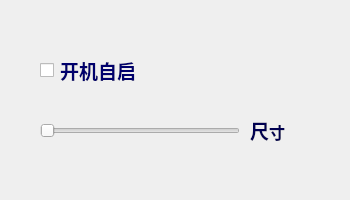
<?xml version="1.0" encoding="UTF-8"?>
<ui version="4.0">
 <class>SetWin</class>
 <widget class="QWidget" name="SetWin">
  <property name="geometry">
   <rect>
    <x>0</x>
    <y>0</y>
    <width>350</width>
    <height>200</height>
   </rect>
  </property>
  <property name="windowTitle">
   <string>设置窗口大小</string>
  </property>
  <widget class="QSlider" name="sizeSlider">
   <property name="geometry">
    <rect>
     <x>40</x>
     <y>120</y>
     <width>200</width>
     <height>21</height>
    </rect>
   </property>
   <property name="cursor">
    <cursorShape>CrossCursor</cursorShape>
   </property>
   <property name="minimum">
    <number>60</number>
   </property>
   <property name="maximum">
    <number>256</number>
   </property>
   <property name="singleStep">
    <number>20</number>
   </property>
   <property name="pageStep">
    <number>20</number>
   </property>
   <property name="tracking">
    <bool>true</bool>
   </property>
   <property name="orientation">
    <enum>Qt::Horizontal</enum>
   </property>
  </widget>
  <widget class="QLabel" name="sizeLabel">
   <property name="geometry">
    <rect>
     <x>250</x>
     <y>110</y>
     <width>81</width>
     <height>41</height>
    </rect>
   </property>
   <property name="text">
    <string>&lt;!DOCTYPE HTML PUBLIC &quot;-//W3C//DTD HTML 4.0//EN&quot; &quot;http://www.w3.org/TR/REC-html40/strict.dtd&quot;&gt;
&lt;html&gt;&lt;head&gt;&lt;meta name=&quot;qrichtext&quot; content=&quot;1&quot; /&gt;&lt;style type=&quot;text/css&quot;&gt;
p, li { white-space: pre-wrap; }
&lt;/style&gt;&lt;/head&gt;&lt;body style=&quot; font-family:'SimSun'; font-size:9pt; font-weight:400; font-style:normal;&quot;&gt;
&lt;p style=&quot; margin-top:12px; margin-bottom:12px; margin-left:0px; margin-right:0px; -qt-block-indent:0; text-indent:0px;&quot;&gt;&lt;span style=&quot; font-size:14pt; font-weight:600; color:#000051;&quot;&gt;尺&lt;/span&gt;&lt;span style=&quot; font-size:12pt; font-weight:600; color:#000051;&quot;&gt;寸&lt;/span&gt;&lt;/p&gt;&lt;/body&gt;&lt;/html&gt;</string>
   </property>
  </widget>
  <widget class="QLabel" name="openLabel">
   <property name="geometry">
    <rect>
     <x>60</x>
     <y>40</y>
     <width>221</width>
     <height>61</height>
    </rect>
   </property>
   <property name="text">
    <string>&lt;!DOCTYPE HTML PUBLIC &quot;-//W3C//DTD HTML 4.0//EN&quot; &quot;http://www.w3.org/TR/REC-html40/strict.dtd&quot;&gt;
&lt;html&gt;&lt;head&gt;&lt;meta name=&quot;qrichtext&quot; content=&quot;1&quot; /&gt;&lt;style type=&quot;text/css&quot;&gt;
p, li { white-space: pre-wrap; }
&lt;/style&gt;&lt;/head&gt;&lt;body style=&quot; font-family:'SimSun'; font-size:9pt; font-weight:400; font-style:normal;&quot;&gt;
&lt;p style=&quot; margin-top:12px; margin-bottom:12px; margin-left:0px; margin-right:0px; -qt-block-indent:0; text-indent:0px;&quot;&gt;&lt;span style=&quot; font-family:'SimSun'; font-size:14pt; font-weight:600; color:#00006c;&quot;&gt;开机自启&lt;/span&gt;&lt;/p&gt;&lt;/body&gt;&lt;/html&gt;</string>
   </property>
  </widget>
  <widget class="QCheckBox" name="openBox">
   <property name="geometry">
    <rect>
     <x>40</x>
     <y>40</y>
     <width>21</width>
     <height>61</height>
    </rect>
   </property>
   <property name="cursor">
    <cursorShape>PointingHandCursor</cursorShape>
   </property>
   <property name="text">
    <string/>
   </property>
  </widget>
 </widget>
 <resources/>
 <connections/>
</ui>
